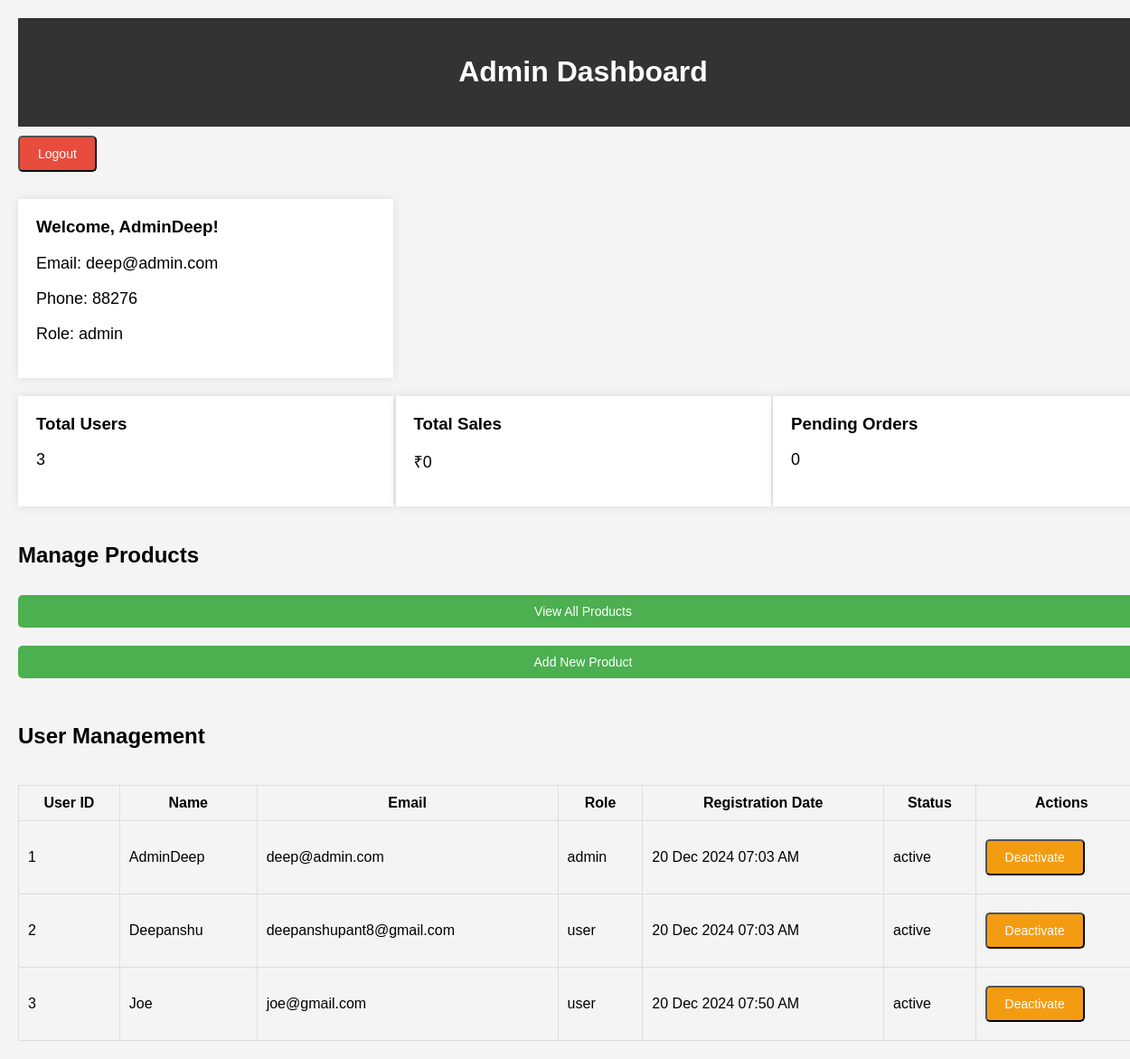
Screenshot of /admin/dashboard/ (signed in) with the database file from the repository.
### app/models.py (models this page shows, shortened)
class User(Base):
    __tablename__ = 'users'
    user_id = Column(Integer, primary_key=True, autoincrement=True)
    user_name = Column(String(100), nullable=False)
    user_email = Column(String(100), nullable=False, unique=True)
    user_password = Column(String(100), nullable=False)
    user_phone_number = Column(String(100), nullable=False)
    user_address = Column(String(200))
    user_role = Column(String(50), default='user', nullable=False)
    created_at = Column(DateTime, default=get_ist_time)
    updated_at = Column(DateTime, default=get_ist_time, onupdate=get_ist_time)
    user_status = Column(String(50), default='Active', nullable=False)
    orders = relationship('Order', back_populates='user')
    shopping_carts = relationship('ShoppingCart', back_populates='user')
    @property
    def formatted_created_at(self):
        if self.created_at:
            return self.created_at.strftime('%d %b %Y %I:%M %p')
        return None
    @property
    def password(self):
        raise ArithmeticError("Password is not a readable attribute")

### app/routes.py (the view)
@admin.route('/dashboard/')
@admin_required
@login_required
def dashboard():
    session_db = get_session()
    total_users = session_db.query(User).count()
    total_sales_query = session_db.query(Product.product_price).join(OrderProduct).join(Order).filter(Order.order_status == 'completed').all()
    total_sales = sum(price[0] for price in total_sales_query)
    pending_orders = session_db.query(Order).filter(Order.order_status == 'pending').count()
    current_user = session_db.query(User).filter(User.user_id == session.get('user_id')).first()
    users = session_db.query(User).all()
    notifications = [
        "New product added.",
        "New user registered.",
        "Order #123 pending."
    ]
    session_db.close()
    return render_template('admin_dashboard.html',
                           total_users=total_users,
                           total_sales=total_sales,
                           pending_orders=pending_orders,
                           users=users,
                           notifications=notifications,
                           current_user=current_user)

### app/routes.py (called while the page is built)
def login_required(f):
    @wraps(f)
    def decorated_function(*args, **kwargs):
        if 'user_id' not in session:
            return redirect(url_for('auth.login'))
        return f(*args, **kwargs)
    return decorated_function

def admin_required(f):
    @wraps(f)
    def decorated_function(*args, **kwargs):
        if 'user_id' not in session or session.get('role') != 'admin':
            return redirect(url_for('auth.login'))
        return f(*args, **kwargs)
    return decorated_function

### db/engine.py (called while the page is built)
def get_session():
    return Session()

### app/templates/admin_dashboard.html (shortened to what this page needs)
<!DOCTYPE html>
<html lang="en">
<head>
</head>
<body>
    <div class="container">
        <div class="header">
            <h1>Admin Dashboard</h1>
        </div>
        <a href="{{url_for('auth.logout')}}"><button class="button button-danger">Logout</button></a>
        <div class="user-info">
            <div class="card">
                <h3>Welcome, {{ current_user.user_name }}!</h3>
                <p>Email: {{ current_user.user_email }}</p>
                <p>Phone: {{ current_user.user_phone_number }}</p>
                <p>Role: {{ current_user.user_role }}</p>
            </div>
        </div>
        <div class="stats">
            <div class="card">
                <h3>Total Users</h3>
                <p>{{ total_users }}</p>
            </div>
            <div class="card">
                <h3>Total Sales</h3>
                <p>₹{{ total_sales }}</p>
            </div>
            <div class="card">
                <h3>Pending Orders</h3>
                <p>{{ pending_orders }}</p>
            </div>
        </div>
        <div class="product-management">
            <h2>Manage Products</h2>
            <a href="{{ url_for('admin.products') }}" class="button">View All Products</a>
            <a href="{{ url_for('admin.add_product') }}" class="button">Add New Product</a>
        </div>
        <div class="user-list">
            <h2>User Management</h2>
            <table class="table">
                <thead>
                    <tr>
                        <th>User ID</th>
                        <th>Name</th>
                        <th>Email</th>
                        <th>Role</th>
                        <th>Registration Date</th>
                        <th>Status</th>
                        <th>Actions</th>
                    </tr>
                </thead>
                <tbody>
                    {% for user in users %}
                        <tr>
                            <td>{{ user.user_id }}</td>
                            <td>{{ user.user_name }}</td>
                            <td>{{ user.user_email }}</td>
                            <td>{{ user.user_role }}</td>
                            <td>{{ user.formatted_created_at }}</td>
                            <td>{{ user.user_status }}</td>
                            <td>
                                {% if user.user_status == 'active' %}
                                    <form action="{{ url_for('admin.deactivate_user', user_id=user.user_id) }}" method="POST">
                                        <button type="submit" class="button button-warning">Deactivate</button>
                                    </form>
                                {% else %}
                                    <form action="{{ url_for('admin.activate_user', user_id=user.user_id) }}" method="POST">
                                        <button type="submit" class="button">Activate</button>
                                    </form>
                                {% endif %}
                            </td>
                        </tr>
                    {% endfor %}
                </tbody>
            </table>
        </div>
    </div>
</body>
</html>

### app/templates/admin_dashboard.html (style rules this page uses)
body { font-family: Arial, sans-serif; margin: 0; padding: 0; background-color: #f4f4f4; }
.container { width: 100%; padding: 20px; }
.header { background-color: #333; color: white; padding: 20px; text-align: center; }
.user-info, .stats, .user-list, .notifications, .product-management { display: flex; justify-content: space-between; margin-top: 20px; }
.card { background-color: white; padding: 20px; box-shadow: 0 0 10px rgba(0, 0, 0, 0.1); width: 30%; }
.card h3 { margin-top: 0; }
.card p { font-size: 18px; }
.user-list, .notifications, .product-management { flex-direction: column; }
.table { width: 100%; margin-top: 20px; border-collapse: collapse; }
.table th, .table td { padding: 10px; border: 1px solid #ddd; }
.button { background-color: #4CAF50; color: white; padding: 10px 20px; text-align: center; text-decoration: none; display: inline-block; margin: 10px 0; border-radius: 5px; cursor: pointer; font-size: 14px; }
.button-warning { background-color: #f39c12; }
.button-danger { background-color: #e74c3c; }

### rows the page displays
User: user_name "AdminDeep", user_email "deep@admin.com", user_phone_number "88276", user_role "admin", user_id "1", formatted_created_at "20 Dec 2024 07:03 AM", user_status "active"
User: user_id "2", user_name "Deepanshu", user_email "deepanshupant8@gmail.com", user_role "user", formatted_created_at "20 Dec 2024 07:03 AM", user_status "active"
User: user_id "3", user_name "Joe", user_email "joe@gmail.com", user_role "user", formatted_created_at "20 Dec 2024 07:50 AM", user_status "active"

### other values shown
{{ total_users }} "3"
{{ total_sales }} "0"
{{ pending_orders }} "0"
